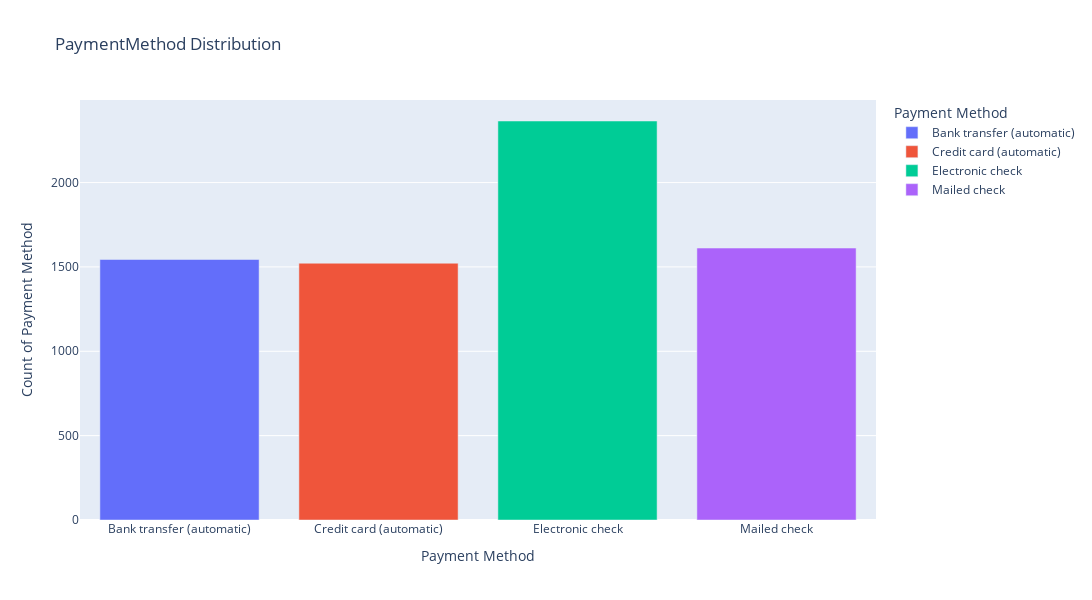

Notebook source saved alongside this figure:
### Code cell
fig = px.bar(data_frame=telcom_payment_count, x = 'PaymentMethod', y = 'Counts', color = 'PaymentMethod', title='PaymentMethod Distribution')
fig.update_layout(autosize = False, width = 1200, height = 600, xaxis_title = 'Payment Method',
                  yaxis_title = 'Count of Payment Method', legend_title = 'Payment Method')

### Figure 1 — Plotly figure (JSON) as saved in the notebook; plotly's stock layout.template omitted (floating-point values rounded to 4 significant figures)
{"data": [{"alignmentgroup": "True", "hovertemplate": "PaymentMethod=%{x}<br>Counts=%{y}<extra></extra>", "legendgroup": "Bank transfer (automatic)", "marker": {"color": "#636efa", "pattern": {"shape": ""}}, "name": "Bank transfer (automatic)", "offsetgroup": "Bank transfer (automatic)", "orientation": "v", "showlegend": true, "textposition": "auto", "type": "bar", "x": ["Bank transfer (automatic)"], "xaxis": "x", "y": [1544], "yaxis": "y"}, {"alignmentgroup": "True", "hovertemplate": "PaymentMethod=%{x}<br>Counts=%{y}<extra></extra>", "legendgroup": "Credit card (automatic)", "marker": {"color": "#EF553B", "pattern": {"shape": ""}}, "name": "Credit card (automatic)", "offsetgroup": "Credit card (automatic)", "orientation": "v", "showlegend": true, "textposition": "auto", "type": "bar", "x": ["Credit card (automatic)"], "xaxis": "x", "y": [1522], "yaxis": "y"}, {"alignmentgroup": "True", "hovertemplate": "PaymentMethod=%{x}<br>Counts=%{y}<extra></extra>", "legendgroup": "Electronic check", "marker": {"color": "#00cc96", "pattern": {"shape": ""}}, "name": "Electronic check", "offsetgroup": "Electronic check", "orientation": "v", "showlegend": true, "textposition": "auto", "type": "bar", "x": ["Electronic check"], "xaxis": "x", "y": [2365], "yaxis": "y"}, {"alignmentgroup": "True", "hovertemplate": "PaymentMethod=%{x}<br>Counts=%{y}<extra></extra>", "legendgroup": "Mailed check", "marker": {"color": "#ab63fa", "pattern": {"shape": ""}}, "name": "Mailed check", "offsetgroup": "Mailed check", "orientation": "v", "showlegend": true, "textposition": "auto", "type": "bar", "x": ["Mailed check"], "xaxis": "x", "y": [1612], "yaxis": "y"}], "layout": {"autosize": false, "barmode": "relative", "height": 600, "legend": {"title": {"text": "Payment Method"}, "tracegroupgap": 0}, "title": {"text": "PaymentMethod Distribution"}, "width": 1200, "xaxis": {"anchor": "y", "categoryarray": ["Bank transfer (automatic)", "Credit card (automatic)", "Electronic check", "Mailed check"], "categoryorder": "array", "domain": [0, 1], "title": {"text": "Payment Method"}}, "yaxis": {"anchor": "x", "domain": [0, 1], "title": {"text": "Count of Payment Method"}}}}
